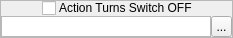
    <widget class="QFrame" name="frame_13">
     <property name="minimumSize">
      <size>
       <width>0</width>
       <height>38</height>
      </size>
     </property>
     <property name="maximumSize">
      <size>
       <width>16777215</width>
       <height>38</height>
      </size>
     </property>
     <property name="frameShape">
      <enum>QFrame::StyledPanel</enum>
     </property>
     <property name="frameShadow">
      <enum>QFrame::Raised</enum>
     </property>
     <layout class="QVBoxLayout" name="verticalLayout_22">
      <property name="spacing">
       <number>0</number>
      </property>
      <property name="margin">
       <number>0</number>
      </property>
      <item>
       <widget class="QWidget" name="widget_8" native="true">
        <property name="sizePolicy">
         <sizepolicy hsizetype="Preferred" vsizetype="Fixed">
          <horstretch>0</horstretch>
          <verstretch>0</verstretch>
         </sizepolicy>
        </property>
        <property name="styleSheet">
         <string notr="true">.QWidget
{
	border-width: 1px;
	border-style: solid;
	border-color: palette(window-text);
	background-color: palette(window-text);
}

.QWidget&gt;QLabel
{
	border-width: 0px;
	background-color: palette(window-text);
	color: palette(window);
	font-weight: bold;
}</string>
        </property>
        <layout class="QHBoxLayout" name="horizontalLayout_15">
         <property name="spacing">
          <number>3</number>
         </property>
         <property name="margin">
          <number>0</number>
         </property>
         <item>
          <spacer name="horizontalSpacer_3">
           <property name="orientation">
            <enum>Qt::Horizontal</enum>
           </property>
           <property name="sizeHint" stdset="0">
            <size>
             <width>10</width>
             <height>15</height>
            </size>
           </property>
          </spacer>
         </item>
         <item>
          <widget class="QCheckBox" name="cbTurnSwitchOff">
           <property name="sizePolicy">
            <sizepolicy hsizetype="Fixed" vsizetype="Fixed">
             <horstretch>0</horstretch>
             <verstretch>0</verstretch>
            </sizepolicy>
           </property>
           <property name="text">
            <string/>
           </property>
          </widget>
         </item>
         <item>
          <widget class="QLabel" name="label_22">
           <property name="sizePolicy">
            <sizepolicy hsizetype="Fixed" vsizetype="Fixed">
             <horstretch>0</horstretch>
             <verstretch>0</verstretch>
            </sizepolicy>
           </property>
           <property name="text">
            <string>Action Turns Switch OFF</string>
           </property>
          </widget>
         </item>
         <item>
          <spacer name="horizontalSpacer_4">
           <property name="orientation">
            <enum>Qt::Horizontal</enum>
           </property>
           <property name="sizeHint" stdset="0">
            <size>
             <width>10</width>
             <height>15</height>
            </size>
           </property>
          </spacer>
         </item>
        </layout>
       </widget>
      </item>
      <item>
       <widget class="QWidget" name="wTurnSwitchOff" native="true">
        <layout class="QHBoxLayout" name="horizontalLayout_12">
         <property name="spacing">
          <number>0</number>
         </property>
         <property name="margin">
          <number>0</number>
         </property>
         <item>
          <widget class="QListWidget" name="lwTurnSwitchOff">
           <property name="sizePolicy">
            <sizepolicy hsizetype="Preferred" vsizetype="Fixed">
             <horstretch>0</horstretch>
             <verstretch>0</verstretch>
            </sizepolicy>
           </property>
           <property name="minimumSize">
            <size>
             <width>210</width>
             <height>0</height>
            </size>
           </property>
           <property name="maximumSize">
            <size>
             <width>210</width>
             <height>16777215</height>
            </size>
           </property>
           <property name="focusPolicy">
            <enum>Qt::ClickFocus</enum>
           </property>
           <property name="verticalScrollBarPolicy">
            <enum>Qt::ScrollBarAlwaysOff</enum>
           </property>
           <property name="horizontalScrollBarPolicy">
            <enum>Qt::ScrollBarAlwaysOff</enum>
           </property>
           <property name="editTriggers">
            <set>QAbstractItemView::NoEditTriggers</set>
           </property>
           <property name="selectionMode">
            <enum>QAbstractItemView::NoSelection</enum>
           </property>
          </widget>
         </item>
         <item>
          <widget class="QToolButton" name="tbBrowseTurnSwitchOff">
           <property name="minimumSize">
            <size>
             <width>21</width>
             <height>21</height>
            </size>
           </property>
           <property name="maximumSize">
            <size>
             <width>21</width>
             <height>21</height>
            </size>
           </property>
           <property name="focusPolicy">
            <enum>Qt::ClickFocus</enum>
           </property>
           <property name="text">
            <string>...</string>
           </property>
           <property name="icon">
            <iconset resource="gui_icons.qrc">
             <normaloff>:/icons/fileopen.png</normaloff>:/icons/fileopen.png</iconset>
           </property>
          </widget>
         </item>
        </layout>
       </widget>
      </item>
     </layout>
    </widget>
